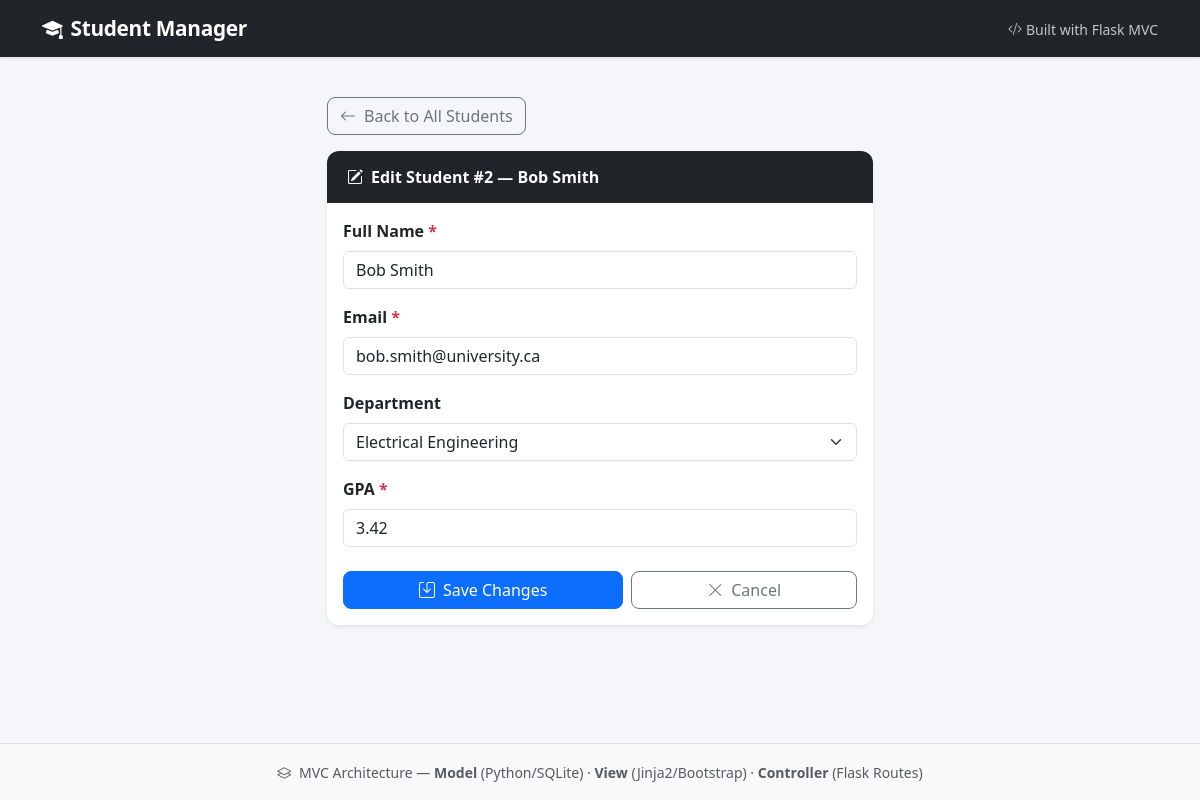
Page /edit/2 on the committed database.
### tables this page shows
CREATE TABLE students (
            id INTEGER PRIMARY KEY AUTOINCREMENT,
            name TEXT NOT NULL,
            email TEXT NOT NULL,
            department TEXT DEFAULT 'Computer Science',
            gpa REAL DEFAULT 0.0,
            created_at TEXT DEFAULT CURRENT_TIMESTAMP
        );

### routes.py (the view)
@main.route("/edit/<int:student_id>")
def edit_student(student_id):
    student = models.get_student_by_id(student_id)
    if student is None:
        flash("Student not found!", "danger")
        return redirect(url_for("main.index"))
    return render_template("edit.html", student=student)

### models.py (called while the page is built)
def get_db():
    conn = sqlite3.connect(DATABASE)
    conn.row_factory = sqlite3.Row
    return conn

def get_student_by_id(student_id):
    conn = get_db()
    student = conn.execute(
        "SELECT * FROM students WHERE id = ?", (student_id,)
    ).fetchone()
    conn.close()
    return student

### templates/edit.html (shortened to what this page needs)
{% extends "base.html" %}
{% block content %}
<div class="row justify-content-center">
    <div class="col-lg-6">
        <a href="/" class="btn btn-outline-secondary mb-3">
            <i class="bi bi-arrow-left me-2"></i>Back to All Students
        </a>
        <div class="card border-0 shadow-sm">
            <div class="card-header bg-dark text-white">
                <i class="bi bi-pencil-square me-2"></i>Edit Student #{{ student.id }} — {{ student.name }}
            </div>
            <div class="card-body">
                <form action="/update/{{ student.id }}" method="POST">
                    <div class="mb-3">
                        <label for="name" class="form-label fw-semibold">
                            Full Name <span class="text-danger">*</span>
                        </label>
                        <input type="text" class="form-control" id="name"
                               name="name" value="{{ student.name }}" required>
                    </div>
                    <div class="mb-3">
                        <label for="email" class="form-label fw-semibold">
                            Email <span class="text-danger">*</span>
                        </label>
                        <input type="email" class="form-control" id="email"
                               name="email" value="{{ student.email }}" required>
                    </div>
                    <div class="mb-3">
                        <label for="department" class="form-label fw-semibold">Department</label>
                        <select class="form-select" id="department" name="department">
                            {% for dept in ['Computer Science', 'Electrical Engineering', 'Mathematics', 'Physics', 'Chemistry', 'Biology'] %}
                                <option value="{{ dept }}" {% if student.department == dept %}selected{% endif %}>
                                    {{ dept }}
                                </option>
                            {% endfor %}
                        </select>
                    </div>
                    <div class="mb-4">
                        <label for="gpa" class="form-label fw-semibold">
                            GPA <span class="text-danger">*</span>
                        </label>
                        <input type="number" class="form-control" id="gpa"
                               name="gpa" value="{{ student.gpa }}"
                               min="0" max="4" step="0.01" required>
                    </div>
                    <div class="d-flex gap-2">
                        <button type="submit" class="btn btn-primary flex-fill">
                            <i class="bi bi-save me-2"></i>Save Changes
                        </button>
                        <a href="/" class="btn btn-outline-secondary flex-fill">
                            <i class="bi bi-x-lg me-2"></i>Cancel
                        </a>
                    </div>
                </form>
            </div>
        </div>
    </div>
</div>
{% endblock %}

### static/style.css (style rules this page uses)
body { background-color: #f4f6f9; min-height: 100vh; display: flex; flex-direction: column; }
.card { border-radius: 12px; overflow: hidden; }
.card-header { border-bottom: none; padding: 14px 20px; font-weight: 600; }
.btn { border-radius: 8px; font-weight: 500; }

### rows in the picture
students: id "2", name "Bob Smith", email "bob.smith@university.ca", department "Electrical Engineering", gpa "3.42"
